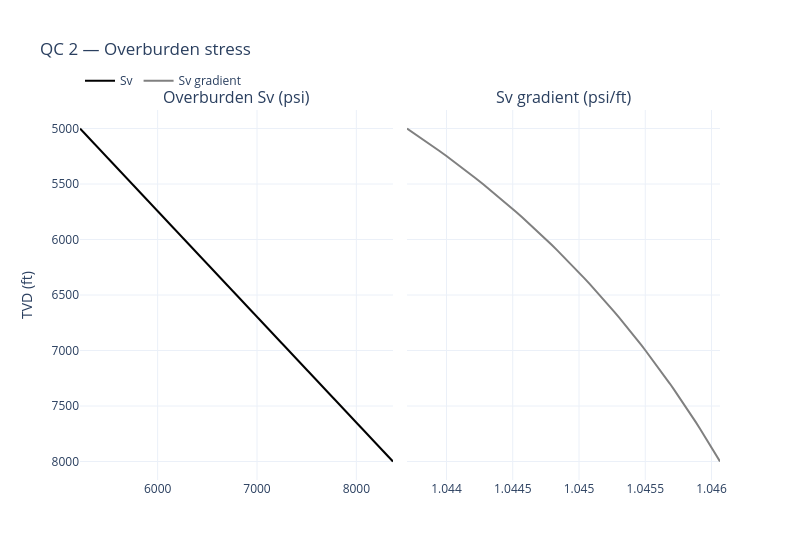

The cell this chart's notebook holds for it:
### Markdown cell above
## 2. Overburden stress (onshore)

### Code cell
AIR_GAP = 30.0  # ft KB to ground
LITHOSTATIC_GRAD = 1.05  # psi/ft

df["SV"] = OverburdenStressCalculation.calculate_overburden_stress_onshore_array(
    tvd=df["TVD"].tolist(),
    lithostatic_gradient=LITHOSTATIC_GRAD,
    air_gap=AIR_GAP,
)
df["SV_GRAD"] = df["SV"] / df["TVD"]  # psi/ft, QC on the integrated gradient
display(df[["TVD", "SV", "SV_GRAD"]].head())

qc_log_plot(
    [
        ("Overburden Sv (psi)", [(df["SV"], "Sv", "black", None)]),
        ("Sv gradient (psi/ft)", [(df["SV_GRAD"], "Sv gradient", "grey", None)]),
    ],
    "QC 2 — Overburden stress",
    width=800,
).show()

### Figure 1 — Plotly figure (JSON) as saved in the notebook; plotly's stock layout.template omitted (floating-point values rounded to 4 significant figures)
{"data": [{"line": {"color": "black"}, "mode": "lines", "name": "Sv", "type": "scatter", "x": [5219.0, 5271.0, 5324.0, 5376.0, 5429.0, 5481.0, 5534.0, 5586.0, 5639.0, 5691.0, 5744.0, 5796.0, 5849.0, 5901.0, 5954.0, 6006.0, 6059.0, 6111.0, 6164.0, 6216.0, 6269.0, 6321.0, 6374.0, 6426.0, 6479.0, 6531.0, 6584.0, 6636.0, 6689.0, 6741.0, 6794.0, 6846.0, 6899.0, 6951.0, 7004.0, 7056.0, 7109.0, 7161.0, 7214.0, 7266.0, 7319.0, 7371.0, 7424.0, 7476.0, 7529.0, 7581.0, 7634.0, 7686.0, 7739.0, 7791.0, 7844.0, 7896.0, 7949.0, 8001.0, 8054.0, 8106.0, 8159.0, 8211.0, 8264.0, 8316.0, 8369.0], "xaxis": "x", "y": [5000.0, 5050.0, 5100.0, 5150.0, 5200.0, 5250.0, 5300.0, 5350.0, 5400.0, 5450.0, 5500.0, 5550.0, 5600.0, 5650.0, 5700.0, 5750.0, 5800.0, 5850.0, 5900.0, 5950.0, 6000.0, 6050.0, 6100.0, 6150.0, 6200.0, 6250.0, 6300.0, 6350.0, 6400.0, 6450.0, 6500.0, 6550.0, 6600.0, 6650.0, 6700.0, 6750.0, 6800.0, 6850.0, 6900.0, 6950.0, 7000.0, 7050.0, 7100.0, 7150.0, 7200.0, 7250.0, 7300.0, 7350.0, 7400.0, 7450.0, 7500.0, 7550.0, 7600.0, 7650.0, 7700.0, 7750.0, 7800.0, 7850.0, 7900.0, 7950.0, 8000.0], "yaxis": "y"}, {"line": {"color": "grey"}, "mode": "lines", "name": "Sv gradient", "type": "scatter", "x": [1.044, 1.044, 1.044, 1.044, 1.044, 1.044, 1.044, 1.044, 1.044, 1.044, 1.044, 1.044, 1.044, 1.044, 1.044, 1.045, 1.045, 1.045, 1.045, 1.045, 1.045, 1.045, 1.045, 1.045, 1.045, 1.045, 1.045, 1.045, 1.045, 1.045, 1.045, 1.045, 1.045, 1.045, 1.045, 1.045, 1.045, 1.045, 1.045, 1.045, 1.046, 1.046, 1.046, 1.046, 1.046, 1.046, 1.046, 1.046, 1.046, 1.046, 1.046, 1.046, 1.046, 1.046, 1.046, 1.046, 1.046, 1.046, 1.046, 1.046, 1.046], "xaxis": "x2", "y": [5000.0, 5050.0, 5100.0, 5150.0, 5200.0, 5250.0, 5300.0, 5350.0, 5400.0, 5450.0, 5500.0, 5550.0, 5600.0, 5650.0, 5700.0, 5750.0, 5800.0, 5850.0, 5900.0, 5950.0, 6000.0, 6050.0, 6100.0, 6150.0, 6200.0, 6250.0, 6300.0, 6350.0, 6400.0, 6450.0, 6500.0, 6550.0, 6600.0, 6650.0, 6700.0, 6750.0, 6800.0, 6850.0, 6900.0, 6950.0, 7000.0, 7050.0, 7100.0, 7150.0, 7200.0, 7250.0, 7300.0, 7350.0, 7400.0, 7450.0, 7500.0, 7550.0, 7600.0, 7650.0, 7700.0, 7750.0, 7800.0, 7850.0, 7900.0, 7950.0, 8000.0], "yaxis": "y2"}], "layout": {"annotations": [{"font": {"size": 16}, "showarrow": false, "text": "Overburden Sv (psi)", "x": 0.2445, "xanchor": "center", "xref": "paper", "y": 1.0, "yanchor": "bottom", "yref": "paper"}, {"font": {"size": 16}, "showarrow": false, "text": "Sv gradient (psi/ft)", "x": 0.7555, "xanchor": "center", "xref": "paper", "y": 1.0, "yanchor": "bottom", "yref": "paper"}], "height": 560, "legend": {"orientation": "h", "x": 0, "xanchor": "left", "y": 1.04, "yanchor": "bottom"}, "margin": {"t": 110}, "title": {"text": "QC 2 — Overburden stress"}, "width": 800, "xaxis": {"anchor": "y", "domain": [0.0, 0.489]}, "xaxis2": {"anchor": "y2", "domain": [0.511, 1.0]}, "yaxis": {"anchor": "x", "autorange": "reversed", "domain": [0.0, 1.0], "title": {"text": "TVD (ft)"}}, "yaxis2": {"anchor": "x2", "domain": [0.0, 1.0], "matches": "y", "showticklabels": false}}}
